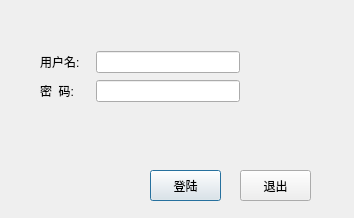
<?xml version="1.0" encoding="UTF-8"?>
<ui version="4.0">
 <class>login</class>
 <widget class="QDialog" name="login">
  <property name="geometry">
   <rect>
    <x>0</x>
    <y>0</y>
    <width>354</width>
    <height>218</height>
   </rect>
  </property>
  <property name="sizePolicy">
   <sizepolicy hsizetype="Fixed" vsizetype="Fixed">
    <horstretch>0</horstretch>
    <verstretch>0</verstretch>
   </sizepolicy>
  </property>
  <property name="minimumSize">
   <size>
    <width>354</width>
    <height>218</height>
   </size>
  </property>
  <property name="maximumSize">
   <size>
    <width>354</width>
    <height>218</height>
   </size>
  </property>
  <property name="windowTitle">
   <string>Dialog</string>
  </property>
  <property name="windowIcon">
   <iconset resource="image.qrc">
    <normaloff>:/image/login.png</normaloff>:/image/login.png</iconset>
  </property>
  <property name="styleSheet">
   <string notr="true">#dialog{border-image: url(:/image/USER.png);}</string>
  </property>
  <widget class="QWidget" name="layoutWidget">
   <property name="geometry">
    <rect>
     <x>40</x>
     <y>50</y>
     <width>200</width>
     <height>54</height>
    </rect>
   </property>
   <layout class="QVBoxLayout" name="verticalLayout">
    <item>
     <layout class="QHBoxLayout" name="horizontalLayout">
      <item>
       <widget class="QLabel" name="label">
        <property name="minimumSize">
         <size>
          <width>50</width>
          <height>0</height>
         </size>
        </property>
        <property name="baseSize">
         <size>
          <width>0</width>
          <height>0</height>
         </size>
        </property>
        <property name="text">
         <string>用户名:</string>
        </property>
       </widget>
      </item>
      <item>
       <widget class="QLineEdit" name="lineEdit_UserName">
        <property name="minimumSize">
         <size>
          <width>140</width>
          <height>0</height>
         </size>
        </property>
       </widget>
      </item>
     </layout>
    </item>
    <item>
     <layout class="QHBoxLayout" name="horizontalLayout_2">
      <item>
       <widget class="QLabel" name="label_2">
        <property name="minimumSize">
         <size>
          <width>50</width>
          <height>0</height>
         </size>
        </property>
        <property name="text">
         <string>密  码:</string>
        </property>
       </widget>
      </item>
      <item>
       <widget class="QLineEdit" name="lineEdit_PassWord">
        <property name="minimumSize">
         <size>
          <width>140</width>
          <height>0</height>
         </size>
        </property>
        <property name="baseSize">
         <size>
          <width>0</width>
          <height>0</height>
         </size>
        </property>
        <property name="echoMode">
         <enum>QLineEdit::Password</enum>
        </property>
       </widget>
      </item>
     </layout>
    </item>
   </layout>
  </widget>
  <widget class="QPushButton" name="pushButton_login">
   <property name="geometry">
    <rect>
     <x>150</x>
     <y>170</y>
     <width>71</width>
     <height>31</height>
    </rect>
   </property>
   <property name="text">
    <string>登陆</string>
   </property>
  </widget>
  <widget class="QPushButton" name="pushButton_quit">
   <property name="geometry">
    <rect>
     <x>240</x>
     <y>170</y>
     <width>71</width>
     <height>31</height>
    </rect>
   </property>
   <property name="text">
    <string>退出</string>
   </property>
  </widget>
 </widget>
 <resources>
  <include location="image.qrc"/>
 </resources>
 <connections/>
</ui>
